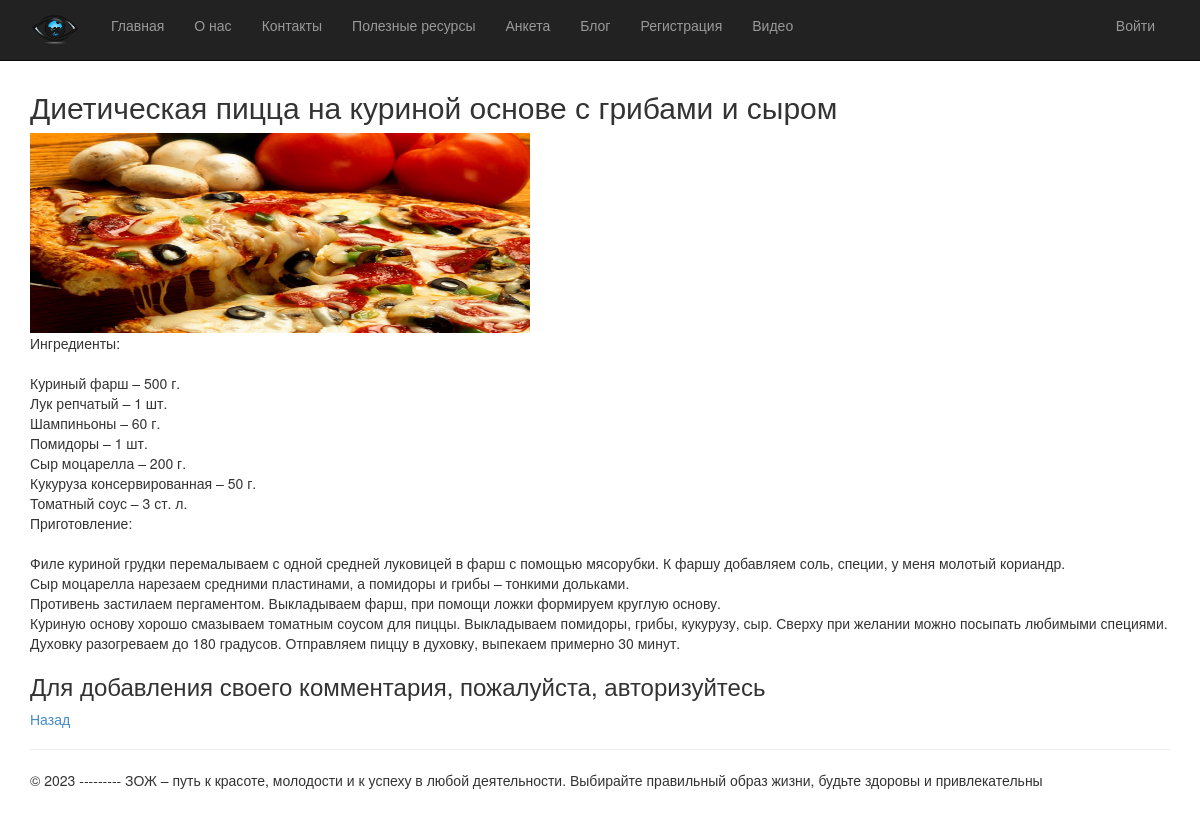
The app's page /5/ with its own data.
### app/models.py (models this page shows, shortened)
class Blog(models.Model):
    title = models.CharField(max_length = 100,unique_for_date = "posted", verbose_name = "Заголовок")
    description = models.TextField(verbose_name = "Короткое содержание")
    content = models.TextField(verbose_name = "Полное содержание")
    posted = models.DateTimeField(default = datetime.now(), db_index = True, verbose_name = "Опубликована")
    author = models.ForeignKey(User, null=True, blank=True, on_delete = models.SET_NULL, verbose_name = "Автор")
    image = models.FileField(default = "temp.jpg", verbose_name = "Путь к картинке")
    class Meta:
        db_table = "Posts"
        ordering = ["posted"]
        verbose_name = "статья блога"
        verbose_name_plural = "статьи блога"

### app/views.py (the view)
# urls.py: re_path(r'^(?P<parametr>\d+)/$', views.blogpost, name='blogpost'),
def blogpost(request, parametr):
    post_1 = Blog.objects.get(id=parametr) # запрос на выбор конкретной статьи по параметру
    comments = Comment.objects.filter(post=parametr)
    if request.method == "POST": # после отправки данных формы на сервер методом POST
        form = CommentForm(request.POST)
        if form.is_valid():
            comment_f = form.save(commit=False)
            comment_f.author = request.user # добавляем (так как этого поля нет в форме) в модель Комментария (Comment) в поле автор авторизованного пользователя
            comment_f.date = datetime.now() # добавляем в модель Комментария (Comment) текущую дату
            comment_f.post = Blog.objects.get(id=parametr) # добавляем в модель Комментария (Comment) статью, для которой данный комментарий
            comment_f.save() # сохраняем изменения после добавления полей
            return redirect('blogpost', parametr=post_1.id) # переадресация на ту же страницу статьи после отправки комментария
    else:
        form = CommentForm() # создание формы для ввода комментария
    assert isinstance(request, HttpRequest)
    return render(
        request,
        'app/blogpost.html',
        {
            'post_1': post_1, # передача конкретной статьи в шаблон веб-страницы
            'comments': comments, # передача всех комментариев к данной статье в шаблон веб-страницы
            'form': form, # передача формы добавления комментария в шаблон веб-страницы
            'year':datetime.now().year,
        }
    )

### app/templates/app/blogpost.html (shortened to what this page needs)
{% extends "app/layout.html" %}
{% block content %}
<h2> {{post_1.title}} </h2>
{% if post_1.image and post_1.image.url != '/media/temp.jpg' %}
<img src="{{ post_1.image.url }}" alt=" Картинка статьи блога" width="500" height="200"/>
{% endif %}
<p> {{post_1.content|linebreaksbr}} </p>
{% if user.is_authenticated %}
    <h3>Добавить комментарий</h3>
    <form method="POST" >{% csrf_token %}
    <div>
        {{form.as_p}}
        <button type="submit" class="save btn btn-default" > Отправить комментарий </button>
    </div>
    </form>
{% else %}
    <h3> Для добавления своего комментария, пожалуйста, авторизуйтесь </h3>
{% endif %}
<p>
    <a href="{% url 'blog' %}"> Назад </a>
</p>
{% endblock %}

### app/static/app/content/site.css (style rules this page uses)
body { padding-top: 50px; padding-bottom: 20px; }

### records on screen
Blog: title "Диетическая пицца на куриной основе с грибами и сыром", image (picture), content "Ингредиенты: Куриный фарш – 500 г. Лук репчатый – 1 шт. Шампиньоны – 60 г. Помидоры – 1 шт. Сыр моцарелла – 200 г. Кукуруза консервированная – 50 г. Томатный соус – 3 ст. л. Приготовление: Филе куриной грудки перемалываем с одной средней луковицей в фарш с помощью мясорубки. К фаршу добавляем соль, специи, у меня молотый кориандр. Сыр моцарелла нарезаем средними пластинами, а помидоры и грибы – тонкими дольками. Противень застилаем пергаментом. Выкладываем фарш, при помощи ложки формируем круглую основу. Куриную основу хорошо смазываем томатным соусом для пиццы. Выкладываем помидоры, грибы, кукурузу, сыр. Сверху при желании можно посыпать любимыми специями. Духовку разогреваем до 180…"
